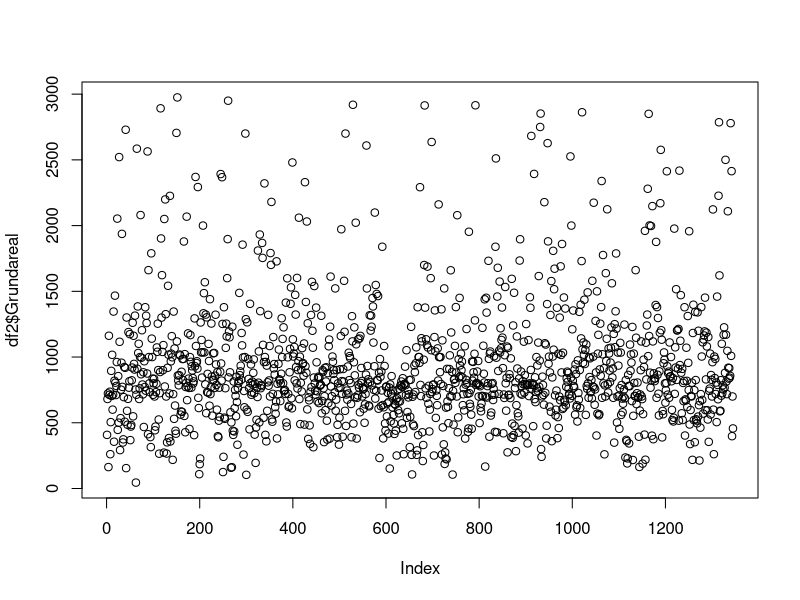
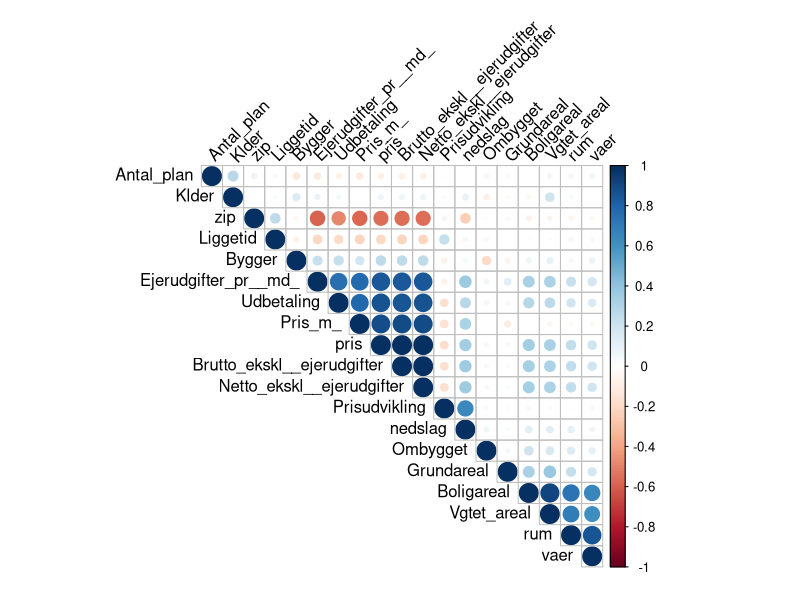
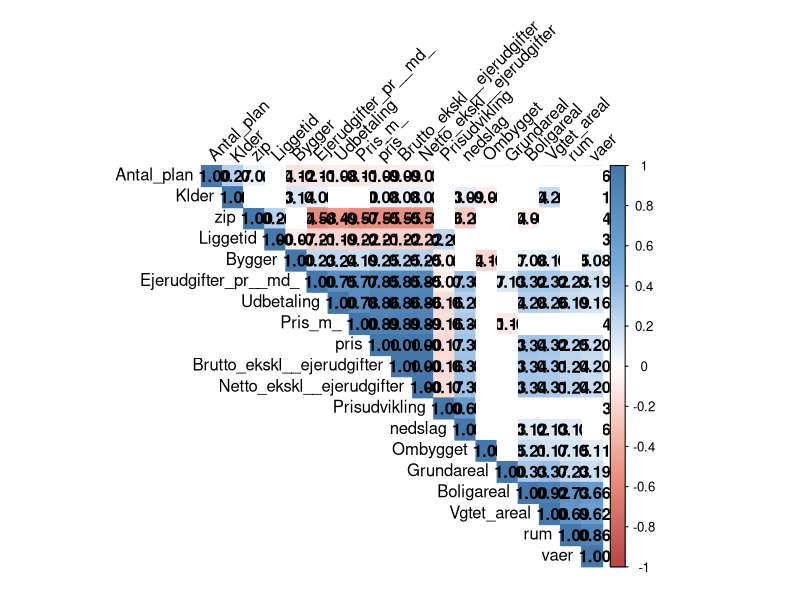

These figures' R source, in order: (Note: this script raises an error after producing the figures.)
library("readxl")
library(dplyr)
library("ggpubr")
library(ggplot2)
library(reshape)
library(Hmisc)
library(corrplot)
library(RColorBrewer)
library(purrr)
library("tidyr")
library(reshape2)
library(stringr)
library(stringi)
library(data.table)

#options(scipen = 999)

df <- read.csv('edc_clean.csv', sep=",", header = TRUE)
df <- df[-1]

df[c('rum', 'vaer')] <- "x"
df$nedslag <- 0

df <- df %>% relocate(c('rum', 'vaer'), .before = Antal_plan)

df$Rum_vrelser <- as.character(df$Rum_vrelser)

setDT(df)[nchar(Rum_vrelser) > 3, vaer := paste0(str_sub(Rum_vrelser,-2,-1))]
setDT(df)[nchar(Rum_vrelser) <= 3, vaer := paste0(str_sub(Rum_vrelser,-1))]

setDT(df)[nchar(Rum_vrelser) >= 3, rum := paste0(str_sub(Rum_vrelser,1,2))]
setDT(df)[nchar(Rum_vrelser) == 2 , rum := paste0(str_sub(Rum_vrelser,1,1))]

df <- df %>% mutate_at(c('rum', 'vaer'), as.numeric)
str(df)

setDT(df)[Prisudvikling > 0.0 , nedslag := 
            paste0(round(((pris / (100.0 - Prisudvikling))*100)
                         - pris, digits = 0))]

min(df$Ombygget[df$Ombygget != min(df$Ombygget)])

sapply(df[c(Boligareal, Grundareal, pris)], sd)
sd(df$Grundareal)
str(df)
sapply(df, sd)
describe(df)
sum(df$Grundareal <= 4000, na.rm=TRUE)
sum(df$Boligareal <= 300, na.rm=TRUE)
sum(df$pris <= 5000000, na.rm=TRUE)

df2 <- df[which(Grundareal < 3000 & Boligareal < 300 & pris < 5000000),]

plot(df2$Grundareal)

df3 <- subset(df2, select = -c(Rum_vrelser) )

str(df3)
write.csv(df3, "edc_for_corr.csv",row.names = TRUE)

#prepare correlation plot
corr <- cor(df3)
round(corr, 2)
res2 <- rcorr(as.matrix(df3))
res2

corrplot(corr, type = "upper", order = "hclust", 
         tl.col = "black", tl.srt = 45)

col <- colorRampPalette(c("#BB4444", "#EE9988", "#FFFFFF", "#77AADD",
                          "#4477AA"))
corrplot(corr, method="color", col=col(200),  
         type="upper", order="hclust", 
         addCoef.col = "black", # Add coefficient of correlation
         tl.col="black", tl.srt=45, #Text label color and rotation
         # Combine with significance
         p.mat = res2$P, sig.level = 0.01, insig = "blank", 
         # hide correlation coefficient on the principal diagonal
         diag=TRUE 
)

#prepare to drop duplicates and correlations of 1     
corr[lower.tri(corr,diag=TRUE)] <- NA 
#drop perfect correlations
corr[corr == 1] <- NA 
#turn into a 3-column table
corr <- as.data.frame(as.table(corr))
#remove the NA values from above 
corr <- na.omit(corr) 
#select significant values  
sig <- 0.1
corr <- subset(corr, abs(Freq) > sig) 
#sort by highest correlation
corr <- corr[order(-abs(corr$Freq)),] 
#print table
print(corr)
#turn corr back into matrix in order to plot with corrplot
mtx_corr <- reshape2::acast(corr, Var1~Var2, value.var="Freq")

#plot correlations visually
corrplot(mtx_corr, is.corr=FALSE, tl.col="black", na.label=" ")

col <- colorRampPalette(c("#BB4444", "#EE9988", "#FFFFFF", "#77AADD", "#4477AA"))
corrplot(corr, method="color", col=col(200),  
         type="upper", order="hclust", 
         addCoef.col = "black", # Add coefficient of correlation
         tl.col="black", tl.srt=45, #Text label color and rotation
         # Combine with significance
         p.mat = res2$P, sig.level = 0.01, insig = "blank", 
         # hide correlation coefficient on the principal diagonal
         diag=TRUE 
)

plot(df3$Liggetid, df3$Pris_m_, pch = 16, cex = 1.3, col = "blue",
     main = "Pris nedsættelse plottet mod kvadratmeter pris
     med regressionslinje (grøn)",
     xlab = "Prisnedsættelse i kr", ylab = "Kvadratmeterpris")

abline(lm(Pris_m_ ~ Liggetid, data = df3), col='green')

edc.lm <- lm(formula = Pris_m_ ~  Netto_ekskl__ejerudgifter +
               Boligareal + Grundareal + Ejerudgifter_pr__md_,
             data = edc_reg)
